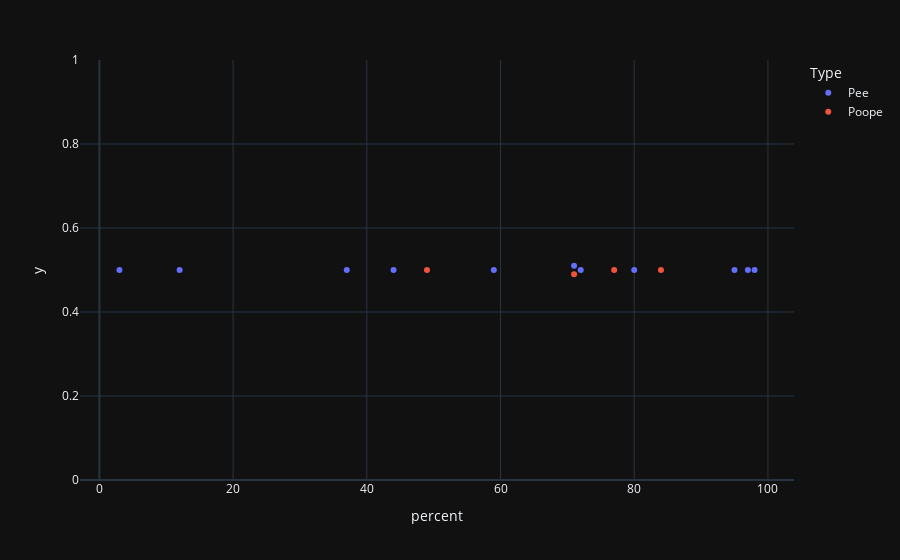

Notebook code for this chart:
### Code cell
fig1 = px.scatter(data_frame=df_vis, x='percent', y='y', color='Type', hover_data=['time'], range_y=[0,1])
# fig1.update_layout(legend=dict(yanchor="top", y=1.2, xanchor="left", x=0.01))
# fig1.update_layout(margin=dict(l=50, r=150))
# fig1.update_yaxes(nticks=5)
fig1.show()

### Figure 1 — Plotly figure (JSON) as saved in the notebook; plotly's stock layout.template omitted (floating-point values rounded to 4 significant figures)
{"data": [{"customdata": [["00:48:00"], ["02:55:00"], ["08:59:00"], ["10:34:00"], ["14:19:00"], ["17:08:00"], ["17:21:00"], ["19:13:00"], ["22:49:00"], ["23:24:00"], ["23:42:00"]], "hovertemplate": "Type=Pee<br>percent=%{x}<br>y=%{y}<br>time=%{customdata[0]}<extra></extra>", "legendgroup": "Pee", "marker": {"color": "#636efa", "symbol": "circle"}, "mode": "markers", "name": "Pee", "orientation": "v", "showlegend": true, "x": [3, 12, 37, 44, 59, 71, 72, 80, 95, 97, 98], "xaxis": "x", "y": [0.5, 0.5, 0.5, 0.5, 0.5, 0.51, 0.5, 0.5, 0.5, 0.5, 0.5], "yaxis": "y", "type": "scatter"}, {"customdata": [["11:47:00"], ["17:08:00"], ["18:41:00"], ["20:18:00"]], "hovertemplate": "Type=Poope<br>percent=%{x}<br>y=%{y}<br>time=%{customdata[0]}<extra></extra>", "legendgroup": "Poope", "marker": {"color": "#EF553B", "symbol": "circle"}, "mode": "markers", "name": "Poope", "orientation": "v", "showlegend": true, "x": [49, 71, 77, 84], "xaxis": "x", "y": [0.5, 0.49, 0.5, 0.5], "yaxis": "y", "type": "scatter"}], "layout": {"xaxis": {"anchor": "y", "domain": [0.0, 1.0], "title": {"text": "percent"}}, "yaxis": {"anchor": "x", "domain": [0.0, 1.0], "title": {"text": "y"}, "range": [0, 1]}, "legend": {"title": {"text": "Type"}, "tracegroupgap": 0}, "margin": {"t": 60}}}
